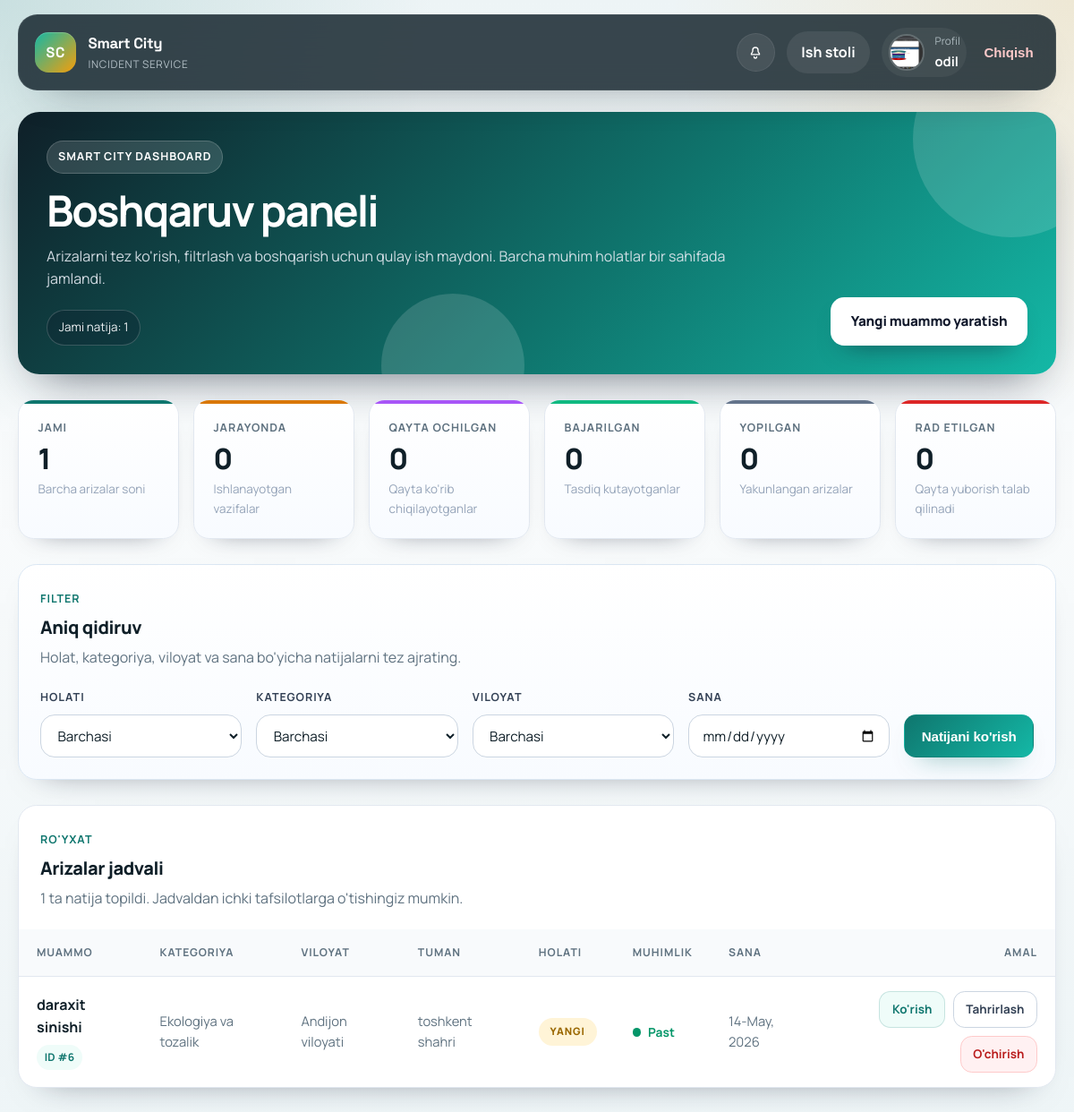
The page /dashboard/ (signed in) on the database its author committed.
### accounts/models.py (models this page shows, shortened)
class User(AbstractUser):
    ROLE_CHOICES = (
        ('CITIZEN', 'Fuqaro'),
        ('OPERATOR', 'Operator'),
        ('TECHNICIAN', 'Texnik'),
    )
    role = models.CharField(max_length=20, choices=ROLE_CHOICES, default='CITIZEN')
    phone = models.CharField(max_length=20, blank=True, null=True)
    region = models.CharField(max_length=50, choices=REGION_CHOICES, blank=True)
    city = models.CharField(max_length=100, blank=True)
    telegram_id = models.CharField(max_length=100, blank=True, null=True, unique=True)
    category = models.ForeignKey('incidents.Category', on_delete=models.SET_NULL, null=True, blank=True)
    avatar = models.ImageField(upload_to='avatars/', blank=True, null=True)

### incidents/models.py (models this page shows, shortened)
class Incident(models.Model):
    STATUS_CHOICES = (
        ('NEW', 'Yangi'),
        ('IN_PROGRESS', 'Jarayonda'),
        ('RESOLVED', 'Bajarildi'),
        ('CLOSED', 'Yopildi'),
        ('REJECTED', 'Rad etildi'),
        ('REOPENED', 'Qayta ochildi'),
    )
    PRIORITY_CHOICES = (
        ('LOW', 'Past'),
        ('MEDIUM', 'O\'rta'),
        ('HIGH', 'Yuqori'),
    )
    citizen = models.ForeignKey(settings.AUTH_USER_MODEL, on_delete=models.CASCADE, related_name='reported_incidents')
    operator = models.ForeignKey(settings.AUTH_USER_MODEL, on_delete=models.SET_NULL, null=True, blank=True, related_name='managed_incidents')
    technician = models.ForeignKey(settings.AUTH_USER_MODEL, on_delete=models.SET_NULL, null=True, blank=True, related_name='assigned_incidents')
    category = models.ForeignKey(Category, on_delete=models.CASCADE)
    status = models.CharField(max_length=20, choices=STATUS_CHOICES, default='NEW')
    priority = models.CharField(max_length=10, choices=PRIORITY_CHOICES, default='MEDIUM')
    title = models.CharField(max_length=200)
    description = models.TextField()
    photo = models.ImageField(upload_to='incidents/')
    address = models.CharField(max_length=255)
    region = models.CharField(max_length=50, choices=REGION_CHOICES, blank=True)
    city = models.CharField(max_length=100, blank=True)
    created_at = models.DateTimeField(auto_now_add=True)
    updated_at = models.DateTimeField(auto_now=True)
    result_photo = models.ImageField(upload_to='results/', blank=True, null=True)
    result_comment = models.TextField(blank=True, null=True)
    class Meta:
        indexes = [
            models.Index(fields=['status', 'category']),
            models.Index(fields=['region']),
            models.Index(fields=['city']),
        ]

class Category(models.Model):
    name = models.CharField(max_length=100)
    sla_hours = models.IntegerField(default=24)

### incidents/views.py (the view)
# urls.py: path('dashboard/', views.DashboardView.as_view(), name='dashboard'),
class DashboardView(LoginRequiredMixin, View):
    def get(self, request):
        user = request.user
        queryset = Incident.objects.all()
        if user.role == 'CITIZEN':
            queryset = queryset.filter(citizen=user)
        elif user.role == 'OPERATOR' and user.region:
            queryset = queryset.filter(region=user.region)
        elif user.role == 'TECHNICIAN':
            queryset = queryset.filter(technician=user)
        status = request.GET.get('status')
        category_id = request.GET.get('category')
        region = request.GET.get('region')
        date = request.GET.get('date')
        if status:
            queryset = queryset.filter(status=status)
        if category_id:
            queryset = queryset.filter(category_id=category_id)
        if region:
            queryset = queryset.filter(region=region)
        if date:
            queryset = queryset.filter(created_at__date=date)
        incidents = queryset.order_by('-created_at')
        categories = Category.objects.all()
        regions = Incident._meta.get_field('region').choices
        total_count = incidents.count()
        in_progress_count = incidents.filter(status='IN_PROGRESS').count()
        reopened_count = incidents.filter(status='REOPENED').count()
        resolved_count = incidents.filter(status='RESOLVED').count()
        closed_count = incidents.filter(status='CLOSED').count()
        rejected_count = incidents.filter(status='REJECTED').count()
        context = {
            'incidents': incidents,
            'categories': categories,
            'regions': regions,
            'total_count': total_count,
            'in_progress_count': in_progress_count,
            'reopened_count': reopened_count,
            'resolved_count': resolved_count,
            'closed_count': closed_count,
            'rejected_count': rejected_count,
        }
        if user.role == 'OPERATOR':
            context['technicians'] = User.objects.filter(role='TECHNICIAN')
        return render(request, 'incidents/dashboard.html', context)

### incidents/context_processors.py (called while the page is built)
def notifications(request):
    if request.user.is_authenticated:
        return {
            'unread_notifications_count': request.user.notifications.filter(is_read=False).count()
        }
    return {'unread_notifications_count': 0}

### templates/incidents/dashboard.html (shortened to what this page needs)
{% extends 'base.html' %}
{% block content %}
<div class="dashboard-shell">
    <section class="dashboard-hero">
        <div class="dashboard-hero__content">
            <div>
                <span class="dashboard-overline">Smart City Dashboard</span>
                <h1 class="dashboard-title">Boshqaruv paneli</h1>
                <p class="dashboard-subtitle">Arizalarni tez ko'rish, filtrlash va boshqarish uchun qulay ish maydoni. Barcha muhim holatlar bir sahifada jamlandi.</p>
                <div class="dashboard-chips">
                    <span class="dashboard-chip">Jami natija: {{ total_count }}</span>
                </div>
            </div>
            {% if user.role == 'CITIZEN' %}
            <a href="{% url 'incident_create' %}" class="btn dashboard-create-btn">Yangi muammo yaratish</a>
            {% endif %}
        </div>
    </section>
    <section class="dashboard-stats">
        <article class="stat-card">
            <p class="stat-label">Jami</p>
            <p class="stat-value">{{ total_count }}</p>
            <div class="stat-note">Barcha arizalar soni</div>
        </article>
        <article class="stat-card stat-card--progress">
            <p class="stat-label">Jarayonda</p>
            <p class="stat-value">{{ in_progress_count }}</p>
            <div class="stat-note">Ishlanayotgan vazifalar</div>
        </article>
        <article class="stat-card stat-card--reopened">
            <p class="stat-label">Qayta ochilgan</p>
            <p class="stat-value">{{ reopened_count }}</p>
            <div class="stat-note">Qayta ko'rib chiqilayotganlar</div>
        </article>
        <article class="stat-card stat-card--resolved">
            <p class="stat-label">Bajarilgan</p>
            <p class="stat-value">{{ resolved_count }}</p>
            <div class="stat-note">Tasdiq kutayotganlar</div>
        </article>
        <article class="stat-card stat-card--closed">
            <p class="stat-label">Yopilgan</p>
            <p class="stat-value">{{ closed_count }}</p>
            <div class="stat-note">Yakunlangan arizalar</div>
        </article>
        <article class="stat-card stat-card--rejected">
            <p class="stat-label">Rad etilgan</p>
            <p class="stat-value">{{ rejected_count }}</p>
            <div class="stat-note">Qayta yuborish talab qilinadi</div>
        </article>
    </section>
    <section class="dashboard-panel">
        <div class="panel-head">
            <div>
                <span class="panel-kicker">Filter</span>
                <h2 class="panel-title">Aniq qidiruv</h2>
                <p class="panel-subtitle">Holat, kategoriya, viloyat va sana bo'yicha natijalarni tez ajrating.</p>
            </div>
        </div>
        <form method="get" class="dashboard-filter-form">
            <div class="dashboard-field">
                <label for="status">Holati</label>
                <select id="status" name="status">
                    <option value="">Barchasi</option>
                </select>
            </div>
            <div class="dashboard-field">
                <label for="category">Kategoriya</label>
                <select id="category" name="category">
                    <option value="">Barchasi</option>
                </select>
            </div>
            <div class="dashboard-field">
                <label for="region">Viloyat</label>
                <select id="region" name="region">
                    <option value="">Barchasi</option>
                </select>
            </div>
            <div class="dashboard-field">
                <label for="date">Sana</label>
                <input id="date" type="date" name="date" value="{{ request.GET.date }}">
            </div>
            <div class="filter-actions">
                <button type="submit" class="btn filter-submit">Natijani ko'rish</button>
            </div>
        </form>
    </section>
    <section class="dashboard-table-card">
        <div class="dashboard-table-head">
            <div class="panel-head">
                <div>
                    <span class="panel-kicker">Ro'yxat</span>
                    <h2 class="panel-title">Arizalar jadvali</h2>
                    <p class="panel-subtitle">{{ total_count }} ta natija topildi. Jadvaldan ichki tafsilotlarga o'tishingiz mumkin.</p>
                </div>
            </div>
        </div>
        <div class="dashboard-table-wrap">
            <table class="dashboard-table">
                <thead>
                    <tr>
                        <th>Muammo</th>
                        <th>Kategoriya</th>
                        <th>Viloyat</th>
                        <th>Tuman</th>
                        <th>Holati</th>
                        <th>Muhimlik</th>
                        <th>Sana</th>
                        <th style="text-align: right;">Amal</th>
                    </tr>
                </thead>
                <tbody>
                    {% for incident in incidents %}
                    <tr>
                        <td>
                            <div class="incident-main">
                                <p class="incident-title">{{ incident.title }}</p>
                                <span class="incident-id">ID #{{ incident.id }}</span>
                            </div>
                        </td>
                        <td class="table-muted">{{ incident.category.name }}</td>
                        <td class="table-muted">{{ incident.get_region_display|default:"-" }}</td>
                        <td class="table-muted">{{ incident.city|default:"-" }}</td>
                        <td>
                            <span class="status-badge status-{{ incident.status|lower }}">{{ incident.get_status_display }}</span>
                        </td>
                        <td>
                            <span class="priority-badge" style="color: {% if incident.priority == 'HIGH' %}var(--danger){% elif incident.priority == 'MEDIUM' %}var(--warning){% else %}var(--success){% endif %};">
                                <span class="priority-dot"></span>
                                {{ incident.get_priority_display }}
                            </span>
                        </td>
                        <td class="table-muted">{{ incident.created_at|date:"d-M, Y" }}</td>
                        <td>
                            <div class="action-group">
                                <a href="{% url 'incident_detail' incident.pk %}" class="action-link action-link--primary">Ko'rish</a>
                                {% if user.role == 'CITIZEN' and incident.status == 'NEW' %}
                                <a href="{% url 'incident_update' incident.pk %}" class="action-link">Tahrirlash</a>
                                <a href="{% url 'incident_delete' incident.pk %}" class="action-link action-link--danger">O'chirish</a>
                                {% endif %}
                            </div>
                        </td>
                    </tr>
                    {% endfor %}
                </tbody>
            </table>
        </div>
    </section>
</div>
{% endblock %}

### templates/base.html (shortened to what this page needs)
<!DOCTYPE html>
<html lang="uz">
<head>
</head>
<body>
    <nav class="site-nav">
        <div class="nav-shell">
            <a href="/" class="brand-link">
                <span class="brand-mark">SC</span>
                <span class="brand-text">
                    <span class="brand-title">Smart City</span>
                    <span class="brand-subtitle">Incident Service</span>
                </span>
            </a>
            <div class="nav-links">
                {% if user.is_authenticated %}
                    <div class="notification-menu">
                        <button type="button" id="notif-toggle" class="notification-toggle" aria-expanded="false" aria-controls="notif-dropdown">
                        </button>
                    </div>
                    <a href="{% url 'dashboard' %}" class="nav-pill">Ish stoli</a>
                    <a href="{% url 'profile' %}" class="nav-user">
                        {% if user.avatar %}
                            <img src="{{ user.avatar.url }}" class="avatar" alt="Avatar">
                        {% else %}
                            <span class="avatar-fallback">{{ user.username|first|upper }}</span>
                        {% endif %}
                        <span class="nav-user__name">
                            <span class="nav-user__label">Profil</span>
                            <span class="nav-user__value">{{ user.first_name|default:user.username }}</span>
                        </span>
                    </a>
                    <form action="{% url 'logout' %}" method="post" class="logout-form">
                        <button type="submit" class="logout-btn">Chiqish</button>
                    </form>
                {% else %}
                    <a href="{% url 'login' %}" class="nav-link">Kirish</a>
                    <a href="{% url 'register' %}" class="nav-pill">Ro'yxatdan o'tish</a>
                {% endif %}
            </div>
        </div>
    </nav>
    <main class="page-shell">
        <div class="page-content animate-fade">
            {% block content %}{% endblock %}
        </div>
    </main>
</body>
</html>

### rows shown on the page
User: avatar (picture), first_name "odil"
Incident: title "daraxit sinishi", id "6", category.name "Ekologiya va tozalik", region "Andijon viloyati", city "toshkent shahri", status "YANGI", priority "Past", created_at "14-May, 2026", shows "Tahrirlash"

### other values the page prints
{{ total_count }} "1"
{{ in_progress_count }} "0"
{{ reopened_count }} "0"
{{ resolved_count }} "0"
{{ closed_count }} "0"
{{ rejected_count }} "0"
